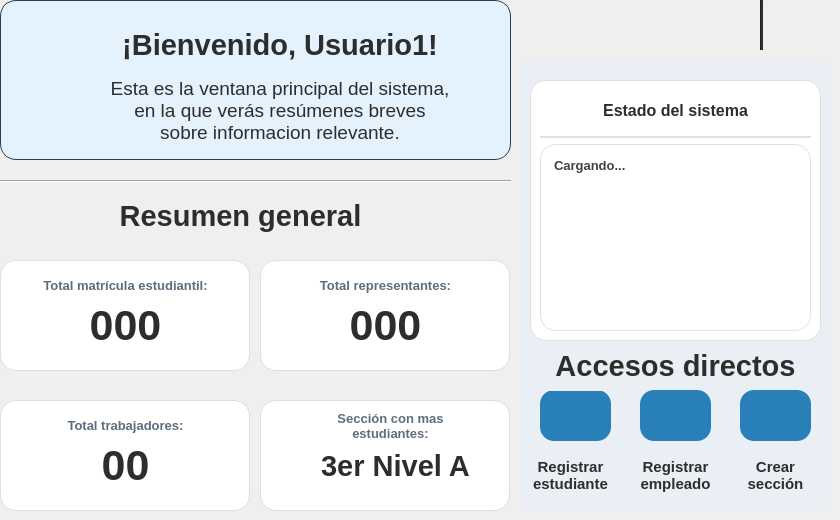
     <widget class="QWidget" name="home">
      <property name="maximumSize">
       <size>
        <width>16777215</width>
        <height>540</height>
       </size>
      </property>
      <widget class="QFrame" name="frameSaludo">
       <property name="geometry">
        <rect>
         <x>0</x>
         <y>0</y>
         <width>511</width>
         <height>160</height>
        </rect>
       </property>
       <property name="maximumSize">
        <size>
         <width>530</width>
         <height>160</height>
        </size>
       </property>
       <property name="styleSheet">
        <string notr="true">QFrame{
		border-radius: 16px;
		background-color: #E3F2FD;
border: 1.2px solid #2C3E50;
}
QLabel{
	background-color: transparent;
	color: #2d2d2d;
border: transparent;
}</string>
       </property>
       <property name="frameShape">
        <enum>QFrame::Shape::StyledPanel</enum>
       </property>
       <property name="frameShadow">
        <enum>QFrame::Shadow::Raised</enum>
       </property>
       <widget class="QLabel" name="lblSaludo_Icon">
        <property name="geometry">
         <rect>
          <x>30</x>
          <y>40</y>
          <width>60</width>
          <height>60</height>
         </rect>
        </property>
        <property name="maximumSize">
         <size>
          <width>60</width>
          <height>60</height>
         </size>
        </property>
        <property name="text">
         <string/>
        </property>
        <property name="pixmap">
         <pixmap resource="../icons/resources_ui.qrc">:/icons/welcome_b.png</pixmap>
        </property>
        <property name="scaledContents">
         <bool>true</bool>
        </property>
       </widget>
       <widget class="QLabel" name="lblBienvenida">
        <property name="geometry">
         <rect>
          <x>120</x>
          <y>20</y>
          <width>320</width>
          <height>50</height>
         </rect>
        </property>
        <property name="maximumSize">
         <size>
          <width>320</width>
          <height>50</height>
         </size>
        </property>
        <property name="font">
         <font>
          <family>Segoe UI</family>
          <pointsize>22</pointsize>
          <bold>true</bold>
         </font>
        </property>
        <property name="styleSheet">
         <string notr="true"/>
        </property>
        <property name="text">
         <string>¡Bienvenido, Usuario1!</string>
        </property>
        <property name="alignment">
         <set>Qt::AlignmentFlag::AlignCenter</set>
        </property>
       </widget>
       <widget class="QLabel" name="lblSaludo_Descript">
        <property name="geometry">
         <rect>
          <x>110</x>
          <y>70</y>
          <width>340</width>
          <height>80</height>
         </rect>
        </property>
        <property name="maximumSize">
         <size>
          <width>340</width>
          <height>80</height>
         </size>
        </property>
        <property name="font">
         <font>
          <family>Segoe UI</family>
          <pointsize>14</pointsize>
          <bold>false</bold>
         </font>
        </property>
        <property name="styleSheet">
         <string notr="true"/>
        </property>
        <property name="text">
         <string>Esta es la ventana principal del sistema, en la que verás resúmenes breves sobre informacion relevante.</string>
        </property>
        <property name="scaledContents">
         <bool>false</bool>
        </property>
        <property name="alignment">
         <set>Qt::AlignmentFlag::AlignCenter</set>
        </property>
        <property name="wordWrap">
         <bool>true</bool>
        </property>
       </widget>
      </widget>
      <widget class="QFrame" name="frameAccesosDirectos">
       <property name="geometry">
        <rect>
         <x>520</x>
         <y>60</y>
         <width>311</width>
         <height>451</height>
        </rect>
       </property>
       <property name="minimumSize">
        <size>
         <width>0</width>
         <height>100</height>
        </size>
       </property>
       <property name="maximumSize">
        <size>
         <width>16777215</width>
         <height>540</height>
        </size>
       </property>
       <property name="styleSheet">
        <string notr="true">QFrame{
	background-color: rgb(234, 239, 245);
	
	border-radius: 16px;
}
QLabel{
	color: #333333;
}</string>
       </property>
       <property name="frameShape">
        <enum>QFrame::Shape::StyledPanel</enum>
       </property>
       <property name="frameShadow">
        <enum>QFrame::Shadow::Raised</enum>
       </property>
       <widget class="QPushButton" name="btnAccesoDirecto_reg_estu">
        <property name="geometry">
         <rect>
          <x>20</x>
          <y>330</y>
          <width>71</width>
          <height>51</height>
         </rect>
        </property>
        <property name="sizePolicy">
         <sizepolicy hsizetype="Minimum" vsizetype="Fixed">
          <horstretch>0</horstretch>
          <verstretch>0</verstretch>
         </sizepolicy>
        </property>
        <property name="minimumSize">
         <size>
          <width>40</width>
          <height>40</height>
         </size>
        </property>
        <property name="maximumSize">
         <size>
          <width>200</width>
          <height>60</height>
         </size>
        </property>
        <property name="font">
         <font>
          <family>Segoe UI</family>
          <pointsize>13</pointsize>
          <bold>true</bold>
         </font>
        </property>
        <property name="cursor">
         <cursorShape>PointingHandCursor</cursorShape>
        </property>
        <property name="layoutDirection">
         <enum>Qt::LayoutDirection::LeftToRight</enum>
        </property>
        <property name="autoFillBackground">
         <bool>false</bool>
        </property>
        <property name="styleSheet">
         <string notr="true">QPushButton {
   background-color: #2980b9;
    color: #F3F6FF;
    border: none;
    padding: 8px 6px;
    border-radius: 14px;
}
QPushButton:hover {
	background-color: #0D47A1;
}</string>
        </property>
        <property name="text">
         <string/>
        </property>
        <property name="icon">
         <iconset resource="../icons/resources_ui.qrc">
          <normaloff>:/icons/estudiante_w.png</normaloff>:/icons/estudiante_w.png</iconset>
        </property>
        <property name="iconSize">
         <size>
          <width>24</width>
          <height>24</height>
         </size>
        </property>
       </widget>
       <widget class="QLabel" name="lblResumenGeneral_6">
        <property name="geometry">
         <rect>
          <x>10</x>
          <y>390</y>
          <width>81</width>
          <height>51</height>
         </rect>
        </property>
        <property name="font">
         <font>
          <family>Segoe UI</family>
          <pointsize>11</pointsize>
          <bold>true</bold>
         </font>
        </property>
        <property name="styleSheet">
         <string notr="true">color: #2d2d2d</string>
        </property>
        <property name="text">
         <string>Registrar estudiante</string>
        </property>
        <property name="alignment">
         <set>Qt::AlignmentFlag::AlignCenter</set>
        </property>
        <property name="wordWrap">
         <bool>true</bool>
        </property>
       </widget>
       <widget class="QLabel" name="lblResumenGeneral_7">
        <property name="geometry">
         <rect>
          <x>0</x>
          <y>280</y>
          <width>311</width>
          <height>51</height>
         </rect>
        </property>
        <property name="font">
         <font>
          <family>Segoe UI</family>
          <pointsize>22</pointsize>
          <bold>true</bold>
         </font>
        </property>
        <property name="styleSheet">
         <string notr="true">color: #2d2d2d</string>
        </property>
        <property name="text">
         <string>Accesos directos</string>
        </property>
        <property name="alignment">
         <set>Qt::AlignmentFlag::AlignCenter</set>
        </property>
       </widget>
       <widget class="QLabel" name="lblResumenGeneral_8">
        <property name="geometry">
         <rect>
          <x>110</x>
          <y>390</y>
          <width>91</width>
          <height>51</height>
         </rect>
        </property>
        <property name="font">
         <font>
          <family>Segoe UI</family>
          <pointsize>11</pointsize>
          <bold>true</bold>
         </font>
        </property>
        <property name="styleSheet">
         <string notr="true">color: #2d2d2d</string>
        </property>
        <property name="text">
         <string>Registrar empleado</string>
        </property>
        <property name="alignment">
         <set>Qt::AlignmentFlag::AlignCenter</set>
        </property>
        <property name="wordWrap">
         <bool>true</bool>
        </property>
       </widget>
       <widget class="QPushButton" name="btnAccesoDirecto_reg_emple">
        <property name="geometry">
         <rect>
          <x>120</x>
          <y>330</y>
          <width>71</width>
          <height>51</height>
         </rect>
        </property>
        <property name="sizePolicy">
         <sizepolicy hsizetype="Minimum" vsizetype="Fixed">
          <horstretch>0</horstretch>
          <verstretch>0</verstretch>
         </sizepolicy>
        </property>
        <property name="minimumSize">
         <size>
          <width>40</width>
          <height>40</height>
         </size>
        </property>
        <property name="maximumSize">
         <size>
          <width>200</width>
          <height>60</height>
         </size>
        </property>
        <property name="font">
         <font>
          <family>Segoe UI</family>
          <pointsize>13</pointsize>
          <bold>true</bold>
         </font>
        </property>
        <property name="cursor">
         <cursorShape>PointingHandCursor</cursorShape>
        </property>
        <property name="layoutDirection">
         <enum>Qt::LayoutDirection::LeftToRight</enum>
        </property>
        <property name="autoFillBackground">
         <bool>false</bool>
        </property>
        <property name="styleSheet">
         <string notr="true">QPushButton {
   background-color: #2980b9;
    color: #F3F6FF;
    border: none;
    padding: 8px 6px;
    border-radius: 14px;
}
QPushButton:hover {
	background-color: #0D47A1;
}</string>
        </property>
        <property name="text">
         <string/>
        </property>
        <property name="icon">
         <iconset resource="../icons/resources_ui.qrc">
          <normaloff>:/icons/empleado_w.png</normaloff>:/icons/empleado_w.png</iconset>
        </property>
        <property name="iconSize">
         <size>
          <width>24</width>
          <height>24</height>
         </size>
        </property>
       </widget>
       <widget class="QLabel" name="lblResumenGeneral_9">
        <property name="geometry">
         <rect>
          <x>210</x>
          <y>390</y>
          <width>91</width>
          <height>51</height>
         </rect>
        </property>
        <property name="font">
         <font>
          <family>Segoe UI</family>
          <pointsize>11</pointsize>
          <bold>true</bold>
         </font>
        </property>
        <property name="styleSheet">
         <string notr="true">color: #2d2d2d</string>
        </property>
        <property name="text">
         <string>Crear sección</string>
        </property>
        <property name="alignment">
         <set>Qt::AlignmentFlag::AlignCenter</set>
        </property>
        <property name="wordWrap">
         <bool>true</bool>
        </property>
       </widget>
       <widget class="QPushButton" name="btnAccesoDirecto_secciones">
        <property name="geometry">
         <rect>
          <x>220</x>
          <y>330</y>
          <width>71</width>
          <height>51</height>
         </rect>
        </property>
        <property name="sizePolicy">
         <sizepolicy hsizetype="Minimum" vsizetype="Fixed">
          <horstretch>0</horstretch>
          <verstretch>0</verstretch>
         </sizepolicy>
        </property>
        <property name="minimumSize">
         <size>
          <width>40</width>
          <height>40</height>
         </size>
        </property>
        <property name="maximumSize">
         <size>
          <width>200</width>
          <height>60</height>
         </size>
        </property>
        <property name="font">
         <font>
          <family>Segoe UI</family>
          <pointsize>13</pointsize>
          <bold>true</bold>
         </font>
        </property>
        <property name="cursor">
         <cursorShape>PointingHandCursor</cursorShape>
        </property>
        <property name="layoutDirection">
         <enum>Qt::LayoutDirection::LeftToRight</enum>
        </property>
        <property name="autoFillBackground">
         <bool>false</bool>
        </property>
        <property name="styleSheet">
         <string notr="true">QPushButton {
   background-color: #2980b9;
    color: #F3F6FF;
    border: none;
    padding: 8px 6px;
    border-radius: 14px;
}
QPushButton:hover {
	background-color: #0D47A1;
}</string>
        </property>
        <property name="text">
         <string/>
        </property>
        <property name="icon">
         <iconset resource="../icons/resources_ui.qrc">
          <normaloff>:/icons/seccion2_w.png</normaloff>:/icons/seccion2_w.png</iconset>
        </property>
        <property name="iconSize">
         <size>
          <width>24</width>
          <height>24</height>
         </size>
        </property>
       </widget>
       <widget class="QFrame" name="frNotificaciones_home">
        <property name="geometry">
         <rect>
          <x>10</x>
          <y>20</y>
          <width>291</width>
          <height>261</height>
         </rect>
        </property>
        <property name="styleSheet">
         <string notr="true">QFrame {
    background-color: #ffffff;
    border-radius: 16px;
    border: 1px solid #e0e0e0;
}</string>
        </property>
        <property name="frameShape">
         <enum>QFrame::Shape::StyledPanel</enum>
        </property>
        <property name="frameShadow">
         <enum>QFrame::Shadow::Raised</enum>
        </property>
        <layout class="QVBoxLayout" name="verticalLayout_3">
         <item>
          <widget class="QLabel" name="lblTituloNotif_home">
           <property name="maximumSize">
            <size>
             <width>351</width>
             <height>40</height>
            </size>
           </property>
           <property name="font">
            <font>
             <family>Segoe UI</family>
             <pointsize>12</pointsize>
             <bold>true</bold>
            </font>
           </property>
           <property name="styleSheet">
            <string notr="true">color: #2d2d2d;
background-color: transparent;
border: transparent;</string>
           </property>
           <property name="text">
            <string>Estado del sistema</string>
           </property>
           <property name="alignment">
            <set>Qt::AlignmentFlag::AlignCenter</set>
           </property>
          </widget>
         </item>
         <item>
          <widget class="Line" name="line">
           <property name="maximumSize">
            <size>
             <width>16777215</width>
             <height>2</height>
            </size>
           </property>
           <property name="styleSheet">
            <string notr="true">background-color: rgb(234, 239, 245);</string>
           </property>
           <property name="orientation">
            <enum>Qt::Orientation::Horizontal</enum>
           </property>
          </widget>
         </item>
         <item>
          <widget class="QLabel" name="lblNotificaciones_home">
           <property name="font">
            <font>
             <family>Segoe UI</family>
             <pointsize>10</pointsize>
             <bold>true</bold>
            </font>
           </property>
           <property name="styleSheet">
            <string notr="true">QLabel {
    color: #424242;
    padding: 10px;
    line-height: 1.5;
}</string>
           </property>
           <property name="text">
            <string>Cargando...</string>
           </property>
           <property name="alignment">
            <set>Qt::AlignmentFlag::AlignLeading|Qt::AlignmentFlag::AlignLeft|Qt::AlignmentFlag::AlignTop</set>
           </property>
           <property name="wordWrap">
            <bool>true</bool>
           </property>
          </widget>
         </item>
        </layout>
       </widget>
      </widget>
      <widget class="QFrame" name="frMatricula_home">
       <property name="geometry">
        <rect>
         <x>0</x>
         <y>260</y>
         <width>250</width>
         <height>111</height>
        </rect>
       </property>
       <property name="minimumSize">
        <size>
         <width>230</width>
         <height>0</height>
        </size>
       </property>
       <property name="maximumSize">
        <size>
         <width>260</width>
         <height>16777215</height>
        </size>
       </property>
       <property name="styleSheet">
        <string notr="true">QFrame {
    background-color: #FFFFFF;
    border: 1.2px solid #D0E3F0;
    border-radius: 16px;
}
QLabel{
	border: transparent;
	color: #0B1321;
}</string>
       </property>
       <property name="frameShape">
        <enum>QFrame::Shape::StyledPanel</enum>
       </property>
       <property name="frameShadow">
        <enum>QFrame::Shadow::Raised</enum>
       </property>
       <widget class="QLabel" name="lblTarjeta1_icon">
        <property name="geometry">
         <rect>
          <x>20</x>
          <y>50</y>
          <width>31</width>
          <height>31</height>
         </rect>
        </property>
        <property name="font">
         <font>
          <family>Segoe UI</family>
          <pointsize>1</pointsize>
         </font>
        </property>
        <property name="text">
         <string/>
        </property>
        <property name="pixmap">
         <pixmap resource="../icons/resources_ui.qrc">:/icons/matricula.png</pixmap>
        </property>
        <property name="scaledContents">
         <bool>true</bool>
        </property>
       </widget>
       <widget class="QLabel" name="lblTarjeta1_Titulo">
        <property name="geometry">
         <rect>
          <x>40</x>
          <y>10</y>
          <width>171</width>
          <height>31</height>
         </rect>
        </property>
        <property name="font">
         <font>
          <family>Segoe UI</family>
          <pointsize>10</pointsize>
          <bold>true</bold>
         </font>
        </property>
        <property name="styleSheet">
         <string notr="true">color: #5d6d7e</string>
        </property>
        <property name="text">
         <string>Total matrícula estudiantil:</string>
        </property>
        <property name="alignment">
         <set>Qt::AlignmentFlag::AlignCenter</set>
        </property>
        <property name="wordWrap">
         <bool>true</bool>
        </property>
       </widget>
       <widget class="QLabel" name="lblMatricula_home">
        <property name="geometry">
         <rect>
          <x>70</x>
          <y>40</y>
          <width>111</width>
          <height>51</height>
         </rect>
        </property>
        <property name="font">
         <font>
          <family>Segoe UI</family>
          <pointsize>32</pointsize>
          <bold>true</bold>
         </font>
        </property>
        <property name="styleSheet">
         <string notr="true">color: #2d2d2d</string>
        </property>
        <property name="text">
         <string>000</string>
        </property>
        <property name="alignment">
         <set>Qt::AlignmentFlag::AlignCenter</set>
        </property>
        <property name="wordWrap">
         <bool>true</bool>
        </property>
       </widget>
      </widget>
      <widget class="Line" name="lineSeparadora">
       <property name="geometry">
        <rect>
         <x>0</x>
         <y>180</y>
         <width>511</width>
         <height>3</height>
        </rect>
       </property>
       <property name="minimumSize">
        <size>
         <width>500</width>
         <height>3</height>
        </size>
       </property>
       <property name="maximumSize">
        <size>
         <width>560</width>
         <height>3</height>
        </size>
       </property>
       <property name="styleSheet">
        <string notr="true">background-color: #eef1f8;</string>
       </property>
       <property name="orientation">
        <enum>Qt::Orientation::Horizontal</enum>
       </property>
      </widget>
      <widget class="QLabel" name="lblResumenGeneral">
       <property name="geometry">
        <rect>
         <x>80</x>
         <y>190</y>
         <width>321</width>
         <height>51</height>
        </rect>
       </property>
       <property name="font">
        <font>
         <family>Segoe UI</family>
         <pointsize>22</pointsize>
         <bold>true</bold>
        </font>
       </property>
       <property name="styleSheet">
        <string notr="true">color: #2d2d2d</string>
       </property>
       <property name="text">
        <string>Resumen general</string>
       </property>
       <property name="alignment">
        <set>Qt::AlignmentFlag::AlignCenter</set>
       </property>
      </widget>
      <widget class="QFrame" name="frRepresentantes_home">
       <property name="geometry">
        <rect>
         <x>260</x>
         <y>260</y>
         <width>250</width>
         <height>111</height>
        </rect>
       </property>
       <property name="minimumSize">
        <size>
         <width>250</width>
         <height>0</height>
        </size>
       </property>
       <property name="maximumSize">
        <size>
         <width>250</width>
         <height>16777215</height>
        </size>
       </property>
       <property name="styleSheet">
        <string notr="true">QFrame {
    background-color: #FFFFFF;
    border: 1.2px solid #D0E3F0;
    border-radius: 16px;
}
QLabel{
	border: transparent;
	color: #0B1321;
}</string>
       </property>
       <property name="frameShape">
        <enum>QFrame::Shape::StyledPanel</enum>
       </property>
       <property name="frameShadow">
        <enum>QFrame::Shadow::Raised</enum>
       </property>
       <widget class="QLabel" name="lblTarjeta1_icon_3">
        <property name="geometry">
         <rect>
          <x>20</x>
          <y>50</y>
          <width>31</width>
          <height>31</height>
         </rect>
        </property>
        <property name="font">
         <font>
          <family>Segoe UI</family>
          <pointsize>1</pointsize>
         </font>
        </property>
        <property name="text">
         <string/>
        </property>
        <property name="pixmap">
         <pixmap resource="../icons/resources_ui.qrc">:/icons/representantes.png</pixmap>
        </property>
        <property name="scaledContents">
         <bool>true</bool>
        </property>
       </widget>
       <widget class="QLabel" name="lblTarjeta1_Titulo_3">
        <property name="geometry">
         <rect>
          <x>40</x>
          <y>10</y>
          <width>171</width>
          <height>31</height>
         </rect>
        </property>
        <property name="font">
         <font>
          <family>Segoe UI</family>
          <pointsize>10</pointsize>
          <bold>true</bold>
         </font>
        </property>
        <property name="styleSheet">
         <string notr="true">color: #5d6d7e</string>
        </property>
        <property name="text">
         <string>Total representantes:</string>
        </property>
        <property name="alignment">
         <set>Qt::AlignmentFlag::AlignCenter</set>
        </property>
        <property name="wordWrap">
         <bool>true</bool>
        </property>
       </widget>
       <widget class="QLabel" name="lblRepresentantes_home">
        <property name="geometry">
         <rect>
          <x>70</x>
          <y>40</y>
          <width>111</width>
          <height>51</height>
         </rect>
        </property>
        <property name="font">
         <font>
          <family>Segoe UI</family>
          <pointsize>32</pointsize>
          <bold>true</bold>
         </font>
        </property>
        <property name="styleSheet">
         <string notr="true">color: #2d2d2d</string>
        </property>
        <property name="text">
         <string>000</string>
        </property>
        <property name="alignment">
         <set>Qt::AlignmentFlag::AlignCenter</set>
        </property>
        <property name="wordWrap">
         <bool>true</bool>
        </property>
       </widget>
      </widget>
      <widget class="QFrame" name="frTrabajadores_home">
       <property name="geometry">
        <rect>
         <x>0</x>
         <y>400</y>
         <width>250</width>
         <height>111</height>
        </rect>
       </property>
       <property name="minimumSize">
        <size>
         <width>250</width>
         <height>0</height>
        </size>
       </property>
       <property name="maximumSize">
        <size>
         <width>250</width>
         <height>16777215</height>
        </size>
       </property>
       <property name="styleSheet">
        <string notr="true">QFrame {
    background-color: #FFFFFF;
    border: 1.2px solid #D0E3F0;
    border-radius: 16px;
}
QLabel{
	border: transparent;
	color: #0B1321;
}</string>
       </property>
       <property name="frameShape">
        <enum>QFrame::Shape::StyledPanel</enum>
       </property>
       <property name="frameShadow">
        <enum>QFrame::Shadow::Raised</enum>
       </property>
       <widget class="QLabel" name="lblTarjeta1_icon_4">
        <property name="geometry">
         <rect>
          <x>20</x>
          <y>50</y>
          <width>31</width>
          <height>31</height>
         </rect>
        </property>
        <property name="font">
         <font>
          <family>Segoe UI</family>
          <pointsize>1</pointsize>
         </font>
        </property>
        <property name="text">
         <string/>
        </property>
        <property name="pixmap">
         <pixmap resource="../icons/resources_ui.qrc">:/icons/empleados_female.png</pixmap>
        </property>
        <property name="scaledContents">
         <bool>true</bool>
        </property>
       </widget>
       <widget class="QLabel" name="lblTarjeta1_Titulo_4">
        <property name="geometry">
         <rect>
          <x>40</x>
          <y>10</y>
          <width>171</width>
          <height>31</height>
         </rect>
        </property>
        <property name="font">
         <font>
          <family>Segoe UI</family>
          <pointsize>10</pointsize>
          <bold>true</bold>
         </font>
        </property>
        <property name="styleSheet">
         <string notr="true">color: #5d6d7e</string>
        </property>
        <property name="text">
         <string>Total trabajadores:</string>
        </property>
        <property name="alignment">
         <set>Qt::AlignmentFlag::AlignCenter</set>
        </property>
        <property name="wordWrap">
         <bool>true</bool>
        </property>
       </widget>
       <widget class="QLabel" name="lblEmpleados_home">
        <property name="geometry">
         <rect>
          <x>70</x>
          <y>40</y>
          <width>111</width>
          <height>51</height>
         </rect>
        </property>
        <property name="font">
         <font>
          <family>Segoe UI</family>
          <pointsize>32</pointsize>
          <bold>true</bold>
         </font>
        </property>
        <property name="styleSheet">
         <string notr="true">color: #2d2d2d</string>
        </property>
        <property name="text">
         <string>00</string>
        </property>
        <property name="alignment">
         <set>Qt::AlignmentFlag::AlignCenter</set>
        </property>
        <property name="wordWrap">
         <bool>true</bool>
        </property>
       </widget>
      </widget>
      <widget class="QFrame" name="frSeccion_home">
       <property name="geometry">
        <rect>
         <x>260</x>
         <y>400</y>
         <width>250</width>
         <height>111</height>
        </rect>
       </property>
       <property name="minimumSize">
        <size>
         <width>250</width>
         <height>0</height>
        </size>
       </property>
       <property name="maximumSize">
        <size>
         <width>250</width>
         <height>16777215</height>
        </size>
       </property>
       <property name="styleSheet">
        <string notr="true">QFrame {
    background-color: #FFFFFF;
    border: 1.2px solid #D0E3F0;
    border-radius: 16px;
}
QLabel{
	border: transparent;
	color: #0B1321;
}</string>
       </property>
       <property name="frameShape">
        <enum>QFrame::Shape::StyledPanel</enum>
       </property>
       <property name="frameShadow">
        <enum>QFrame::Shadow::Raised</enum>
       </property>
       <widget class="QLabel" name="lblTarjeta1_icon_5">
        <property name="geometry">
         <rect>
          <x>20</x>
          <y>50</y>
          <width>31</width>
          <height>31</height>
         </rect>
        </property>
        <property name="font">
         <font>
          <family>Segoe UI</family>
          <pointsize>1</pointsize>
         </font>
        </property>
        <property name="text">
         <string/>
        </property>
        <property name="pixmap">
         <pixmap resource="../icons/resources_ui.qrc">:/icons/seccion.png</pixmap>
        </property>
        <property name="scaledContents">
         <bool>true</bool>
        </property>
       </widget>
       <widget class="QLabel" name="lblTarjeta1_Titulo_5">
        <property name="geometry">
         <rect>
          <x>40</x>
          <y>10</y>
          <width>181</width>
          <height>31</height>
         </rect>
        </property>
        <property name="font">
         <font>
          <family>Segoe UI</family>
          <pointsize>10</pointsize>
          <bold>true</bold>
         </font>
        </property>
        <property name="styleSheet">
         <string notr="true">color: #5d6d7e</string>
        </property>
        <property name="text">
         <string>Sección con mas estudiantes:</string>
        </property>
        <property name="alignment">
         <set>Qt::AlignmentFlag::AlignCenter</set>
        </property>
        <property name="wordWrap">
         <bool>true</bool>
        </property>
       </widget>
       <widget class="QLabel" name="lblSeccion_home">
        <property name="geometry">
         <rect>
          <x>30</x>
          <y>30</y>
          <width>211</width>
          <height>71</height>
         </rect>
        </property>
        <property name="font">
         <font>
          <family>Segoe UI</family>
          <pointsize>22</pointsize>
          <bold>true</bold>
         </font>
        </property>
        <property name="styleSheet">
         <string notr="true">color: #2d2d2d;
background-color: transparent;</string>
        </property>
        <property name="text">
         <string>3er Nivel A</string>
        </property>
        <property name="alignment">
         <set>Qt::AlignmentFlag::AlignCenter</set>
        </property>
        <property name="wordWrap">
         <bool>true</bool>
        </property>
       </widget>
      </widget>
      <widget class="QLabel" name="lblLogo_dashboard">
       <property name="geometry">
        <rect>
         <x>621</x>
         <y>0</y>
         <width>130</width>
         <height>50</height>
        </rect>
       </property>
       <property name="minimumSize">
        <size>
         <width>130</width>
         <height>50</height>
        </size>
       </property>
       <property name="maximumSize">
        <size>
         <width>130</width>
         <height>50</height>
        </size>
       </property>
       <property name="font">
        <font>
         <family>Segoe UI</family>
         <pointsize>19</pointsize>
         <bold>true</bold>
        </font>
       </property>
       <property name="styleSheet">
        <string notr="true">color: #2d2d2d</string>
       </property>
       <property name="frameShape">
        <enum>QFrame::Shape::NoFrame</enum>
       </property>
       <property name="frameShadow">
        <enum>QFrame::Shadow::Plain</enum>
       </property>
       <property name="text">
        <string/>
       </property>
       <property name="pixmap">
        <pixmap resource="../icons/resources_ui.qrc">:/logos/SIRA_logo_cut.png</pixmap>
       </property>
       <property name="scaledContents">
        <bool>true</bool>
       </property>
       <property name="alignment">
        <set>Qt::AlignmentFlag::AlignRight|Qt::AlignmentFlag::AlignTrailing|Qt::AlignmentFlag::AlignVCenter</set>
       </property>
       <property name="wordWrap">
        <bool>true</bool>
       </property>
       <property name="indent">
        <number>0</number>
       </property>
      </widget>
      <widget class="QLabel" name="lblLogo_dashboard_escuela">
       <property name="geometry">
        <rect>
         <x>770</x>
         <y>0</y>
         <width>45</width>
         <height>50</height>
        </rect>
       </property>
       <property name="minimumSize">
        <size>
         <width>45</width>
         <height>50</height>
        </size>
       </property>
       <property name="maximumSize">
        <size>
         <width>45</width>
         <height>50</height>
        </size>
       </property>
       <property name="text">
        <string/>
       </property>
       <property name="pixmap">
        <pixmap resource="../icons/resources_ui.qrc">:/logos/logo_escuela_sinFondo.png</pixmap>
       </property>
       <property name="scaledContents">
        <bool>true</bool>
       </property>
      </widget>
      <widget class="Line" name="line_8">
       <property name="geometry">
        <rect>
         <x>760</x>
         <y>0</y>
         <width>3</width>
         <height>50</height>
        </rect>
       </property>
       <property name="minimumSize">
        <size>
         <width>3</width>
         <height>50</height>
        </size>
       </property>
       <property name="maximumSize">
        <size>
         <width>3</width>
         <height>50</height>
        </size>
       </property>
       <property name="styleSheet">
        <string notr="true">background-color: #2d2d2d;</string>
       </property>
       <property name="orientation">
        <enum>Qt::Orientation::Vertical</enum>
       </property>
      </widget>
     </widget>
